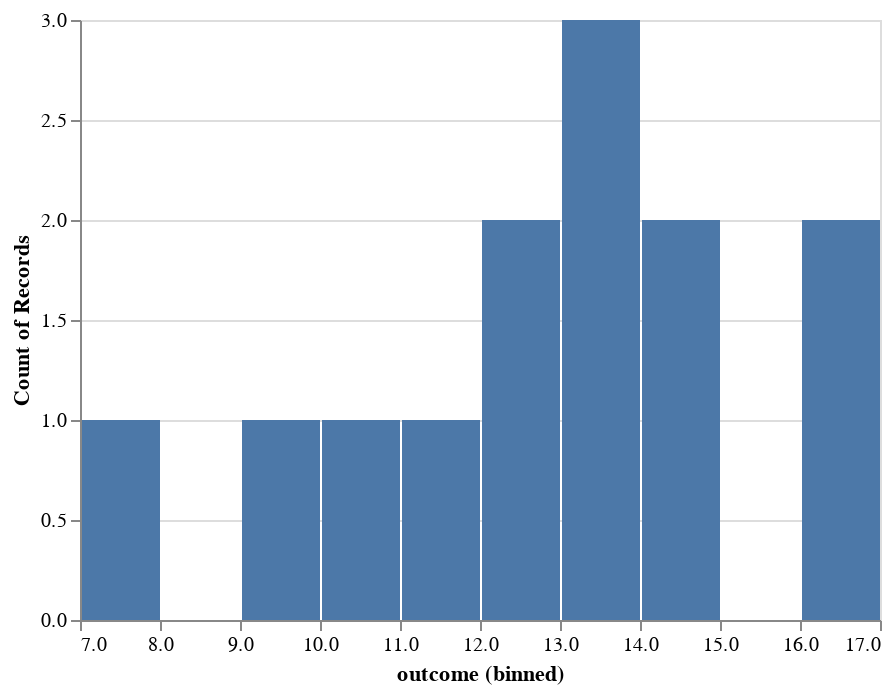

Notebook code for this chart:
### Code cell
alt.Chart(head_counts_clean).mark_bar().encode(
    alt.X("outcome:Q", bin = True),
    y = 'count()'
)

### Figure 1 — Vega-Lite specification as saved in the notebook (floating-point values rounded to 4 significant figures)
{"$schema": "https://vega.github.io/schema/vega-lite/v2.6.0.json", "config": {"view": {"height": 300, "width": 400}}, "data": {"name": "data-651c4f148c5a2518b55f662c52a2ece8"}, "datasets": {"data-651c4f148c5a2518b55f662c52a2ece8": [{"name": 0, "outcome": 9}, {"name": 1, "outcome": 13}, {"name": 2, "outcome": 17}, {"name": 3, "outcome": 17}, {"name": 4, "outcome": 14}, {"name": 5, "outcome": 7}, {"name": 6, "outcome": 13}, {"name": 7, "outcome": 13}, {"name": 8, "outcome": 12}, {"name": 9, "outcome": 14}, {"name": 10, "outcome": 10}, {"name": 11, "outcome": 11}, {"name": 12, "outcome": 12}]}, "encoding": {"x": {"bin": true, "field": "outcome", "type": "quantitative"}, "y": {"aggregate": "count", "type": "quantitative"}}, "mark": "bar"}
